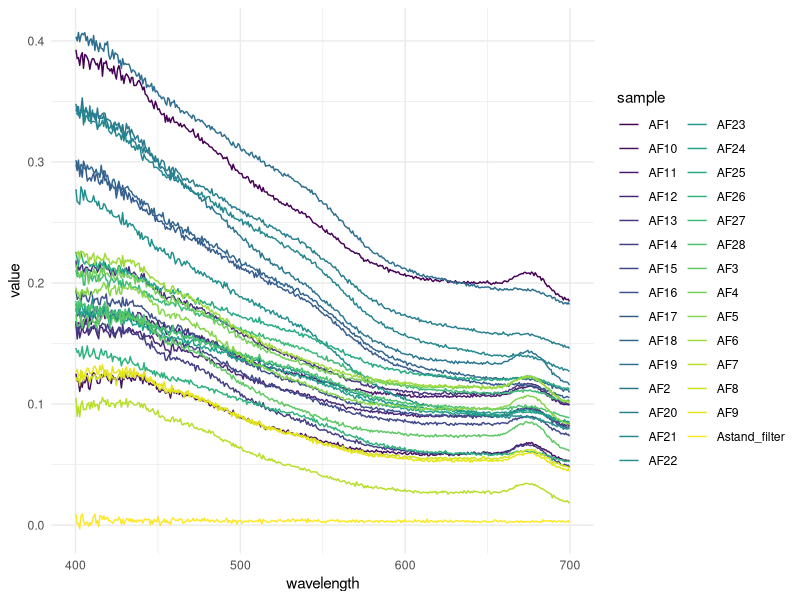
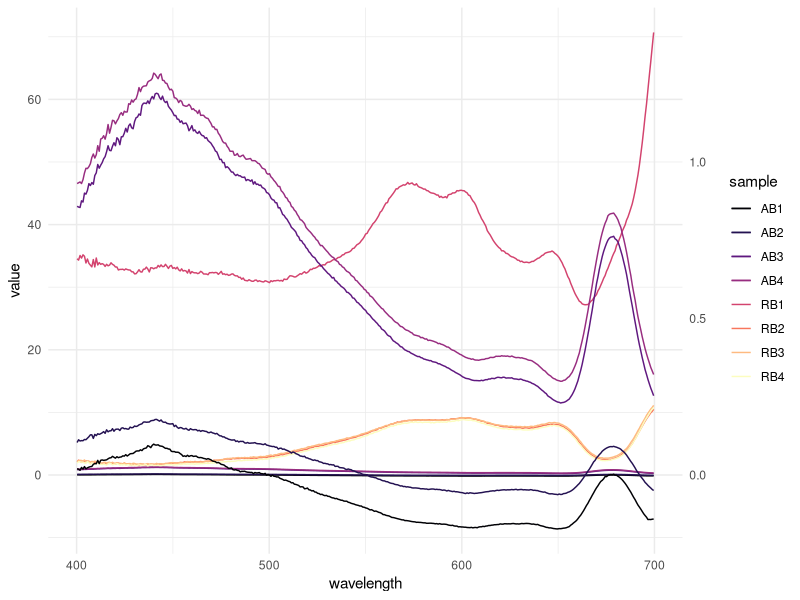

Write R code to recreate these figures, in order. (Note: this script raises an error after producing the figures.)
## ---- chunk 1
library(tidyverse)
library(readr)
library(readxl)
## ---- chunk 2
#setwd("C:/Users/Eva Samson/OneDrive - University of Bergen/Dokumenter/Bergen/AB-323/bioptics")

reflectance_raw <- read_xlsx("bioptics_reflectance_v2.xlsx", skip = 11) |> 
  select(!ID)

methanol_raw <- read_xlsx("bioptics_absorbance_v2.xlsx", skip = 11, sheet = "methanol extracts") |> 
  select(!ID)

water_raw <- read_xlsx("bioptics_absorbance_v2.xlsx", skip = 11, sheet = "water extracts") |> 
  select(!ID)

invivo_raw <- read_xlsx("bioptics_absorbance_v2.xlsx", skip = 11, sheet = "in vivo") |> 
  select(!ID)

filters_raw <- read_xlsx("bioptics_absorbance_v2.xlsx", skip = 11, sheet = "filters") |> 
  select(!ID)
## ---- chunk 3
filters_PAR <- filters_raw |> 
  filter(400 <= wavelength, wavelength <= 700) |> 
  #select(!Astand_filter) |> 
  pivot_longer(cols = !wavelength, names_to = "sample", values_to = "value")
  # |> pivot_longer(cols = starts_with("A"), names_to = "sample", values_to = "value")


## ---- chunk 4
filters_plot <- 
  ggplot(filters_PAR, 
         aes(x = wavelength, y= value, colour = sample)) +
  scale_color_viridis_d() +
  geom_line() +
  theme_minimal()

filters_plot
## ---- chunk 5
refl_brownalgae <- reflectance_raw |> 
  select(wavelength, contains("RB"))
abs_brownalgae <- invivo_raw |> 
  select(wavelength, contains("AB"))

refl_abs_brownalgae <- merge(refl_brownalgae, abs_brownalgae, by = "wavelength") |> 
  filter(400 <= wavelength, wavelength <= 700 ) |> 
  pivot_longer(cols = starts_with("RB") | starts_with("AB"), names_to = "sample", values_to = "value") |> 
  mutate(measurement = case_when(str_detect(sample, "R") ~ "reflectance", str_detect(sample, "A") ~ "absorbance"))


refl_abs_brownalgae_plot <- refl_abs_brownalgae |> 
  ggplot(aes(x = wavelength, y = value, color = sample)) + 
  geom_line() + 
  geom_line(data = subset(refl_abs_brownalgae, measurement == "absorbance"), aes(y = value*50)) +
  scale_color_viridis_d(option = "magma") +
  scale_y_continuous(sec.axis = sec_axis(~ . /50)) +
  theme_minimal()


refl_abs_brownalgae_plot

## ---- chunk 6
mutate(class = case_when( str_detect(sample, "B") ~ "brown", str_detect(sample, "G") ~ "green", str_detect(sample, "AR|RR") ~ "red" )) 
## ---- chunk 7
#  filter(chl_a_ug_l_1 != "#VALUE!") |> 
#  filter(sampling_date == "24.04.2026") |> 
#  filter(filter == "GFF") |> 
#  filter(station == "Pier") |> 
#  mutate(chl_a_ug_l_1 = as.numeric(chl_a_ug_l_1)) |>
#  mutate(sample_depth_m = as.character(sample_depth_m)) |> 
#  group_by(sample_depth_m)
